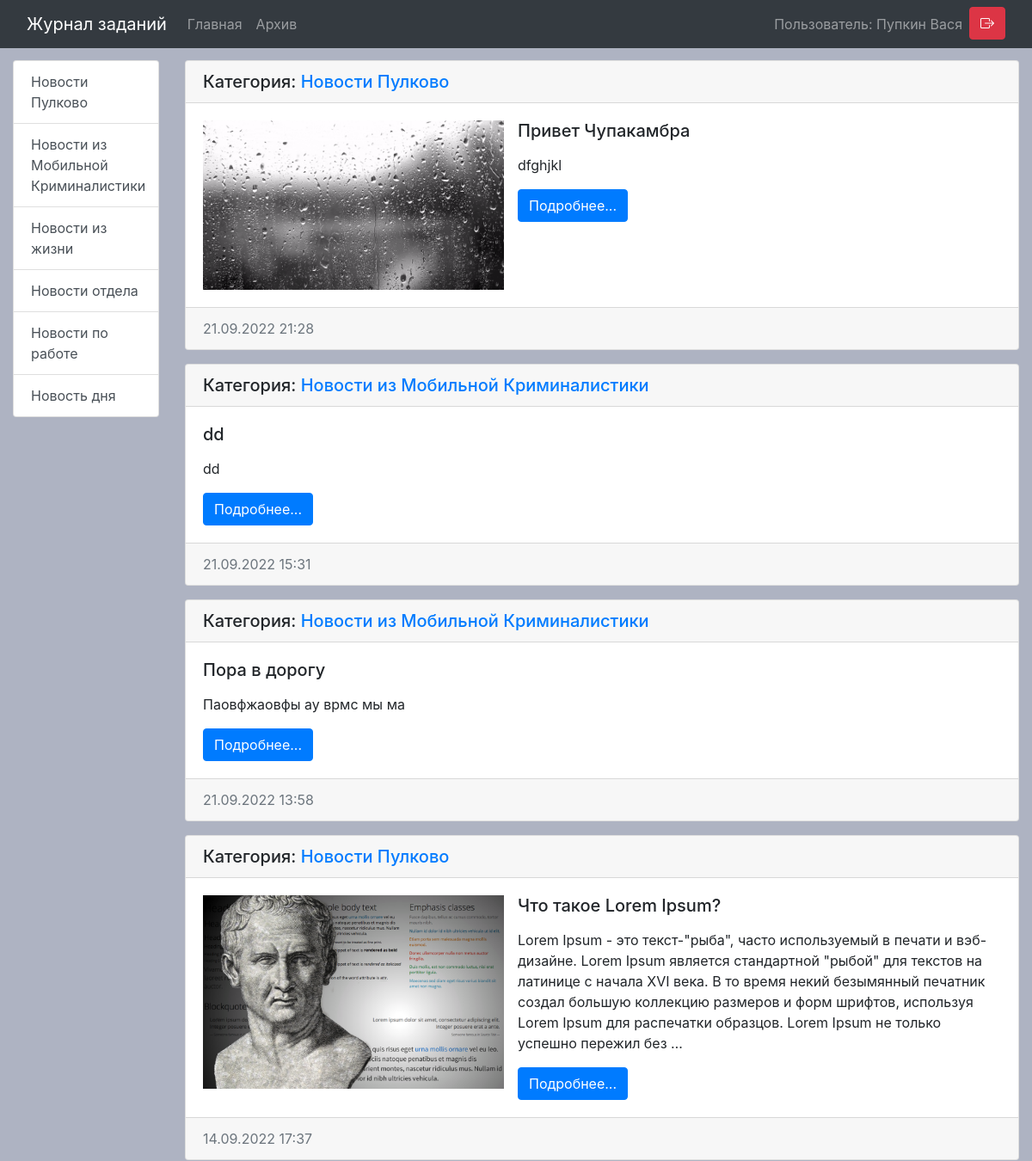
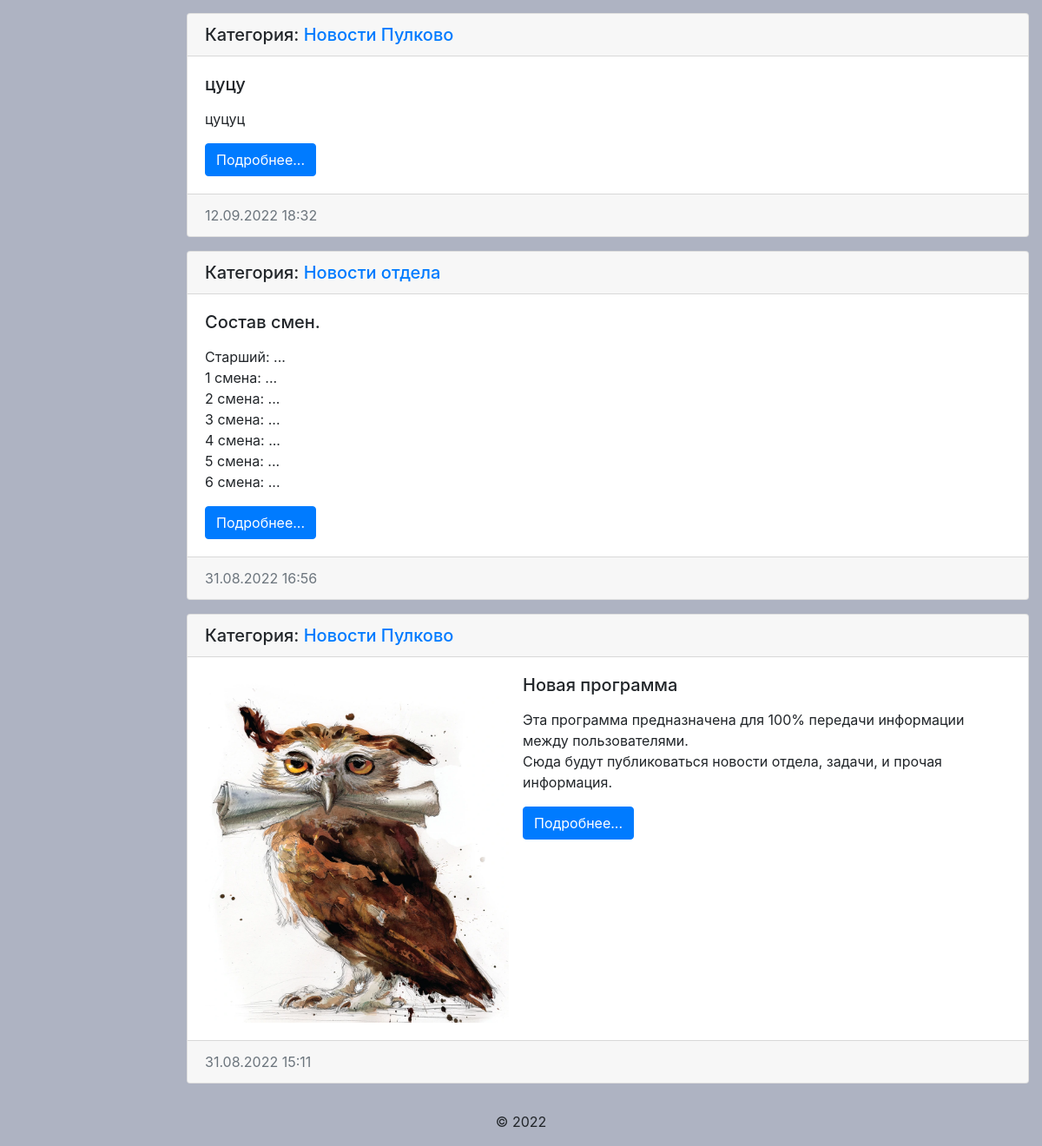
Screenshot of / (signed in) with the database file from the repository (2 pictures, top to bottom).
### news/models.py (models this page shows, shortened)
class Category(models.Model):
    title = models.CharField(max_length=100, db_index=True, verbose_name='Наименование категории')
    def get_absolute_url(self):
        return reverse('category', kwargs={"category_id": self.pk})
    class Meta:
        verbose_name = 'Категория'
        verbose_name_plural = 'Категориии'
        ordering = ['title']

class News(models.Model):
    title = models.CharField(max_length=150, verbose_name='Название')
    content = models.TextField(blank=True, verbose_name='Текст')
    created_at = models.DateTimeField(auto_now_add=True, verbose_name='Дата публикации')
    updated_at = models.DateTimeField(auto_now=True, verbose_name='Дата последнего обновлеия')
    photo = models.ImageField(upload_to='photos/%Y/%m/%d/', verbose_name='Заглавное изображение', blank=True)
    is_published = models.BooleanField(default=True, verbose_name='Опубликовано')
    category = models.ForeignKey('Category', on_delete=models.PROTECT, null=True, verbose_name='Категория')
    def get_absolute_url(self):
        return reverse('view_news', kwargs={"news_id": self.pk})
    def __str__(self):
        return self.title
    class Meta:
        verbose_name = 'Новость'
        verbose_name_plural = 'Новости'
        ordering = ['created_at']

### news/views.py (the view, shortened to what this page needs)
# urls.py: path('', index, name='home'),
@login_required
@permission_required('news.view_news')
def index(request):
    if request.user.groups.filter(name='Обычный пользователь').exists() == True:
        news_users = Marker.objects.filter(id_user=request.user)
        news_user_marker = news_users.filter(
            marker=True)  # <QuerySet [<Marker: Marker object (1)>, <Marker: Marker object (6)>, <Marker: Marker object (7)>]>
        news_user_id = []
        for id_news in news_user_marker:
            news_id = id_news.id_news  # тут получил имя каждой новости
            news_user_id.append(news_id)
        news = news_user_id
        news = News.objects.exclude(title__in=news)
        context = {
            'news': news,
            'title': 'Список новостей',
        }
        return render(request, template_name='news/index.html', context=context)
    return render(request, template_name='news/big_boss_panel.html', context=context)

### news/templatetags/news_tags.py (called while the page is built)
@register.inclusion_tag('news/list_categories.html')
def show_categories():
    categories = Category.objects.all()
    return {"categories": categories}

### news/templates/news/index.html (shortened to what this page needs)
{% extends 'base.html' %}
{% block sidebar %}
{% include 'inc/_sidebar.html' %}
{% endblock %}
{% block content %}
{% for item in news reversed %}
<div class="card mb-3">
    <h5 class="card-header">
        Категория: <a href="{{ item.category.get_absolute_url }}">{{ item.category.title }}</span></a>
    </h5>
    <div class="card-body">
        <div class="media">
            {% if item.photo %}
            <img src="{{ item.photo.url }}" alt="" width="350" class="mr-3">
            {% endif %}
            <div class="media-body">
                <h5 class="card-title">{{ item.title }}</h5>
                <p class="card-text">{{ item.content|linebreaks|truncatewords:50 }}</p>
                <a href="{{ item.get_absolute_url }}" class="btn btn-primary">Подробнее...</a>
            </div>
        </div>
    </div>
    <div class="card-footer text-muted">
        {{ item.created_at|date:"d.m.Y H:i" }}
    </div>
</div>
{% empty %}
<li>Упс, новостей нет</li>
{% endfor %}
{% endblock %}

### templates/inc/_nav.html (shortened to what this page needs)
<nav class="navbar fixed-top navbar-expand-lg navbar-dark bg-dark">
    <div class="container-fluid">
        <a class="navbar-brand" href="{% url 'home' %}">Журнал заданий</a>
        <div class="collapse navbar-collapse" id="navbarSupportedContent">
            <ul class="navbar-nav mr-auto">
                <li class="nav-item"><a class="nav-link" href="{% url 'home' %}">Главная</a></li>
                <li class="nav-item"><a class="nav-link" href="{% url 'archive_list' %}">Архив</a></li>
            </ul>
        </div>
        {% if user.is_authenticated %}
        <ul class="navbar-nav mr-auto">
            <li class="nav-item"><a class="nav-link"> Пользователь: {{ user.last_name}}{{" "}}{{ user.first_name }}</a></li>
            <li class="nav-item"><a class="btn btn-danger bi-box-arrow-right" title="Выход" href="{% url 'logout'%}"
                                    role="button"></a></li>
        </ul>
        {% endif %}
    </div>
</nav>

### news/templates/news/list_categories.html
<div class="list-group">
    {% for item_category in categories %}
    <a href="{{ item_category.get_absolute_url }}" class="list-group-item list-group-item-action">{{item_category.title}}</a>
    {% endfor %}
</div>

### mysite/static/css/style.css (style rules this page uses)
body { background-color: #aeb3c2; padding-top: 70px; }

### rows the page displays
Category: title "Новости Пулково"
Category: title "Новости из Мобильной Криминалистики"
Category: title "Новости из жизни"
Category: title "Новости отдела"
Category: title "Новости по работе"
Category: title "Новость дня"
News: category "Новости Пулково", photo (picture), title "Привет Чупакамбра", content "dfghjkl", created_at "21.09.2022 21:28"
News: category "Новости из Мобильной Криминалистики", title "dd", content "dd", created_at "21.09.2022 15:31"
News: category "Новости из Мобильной Криминалистики", title "Пора в дорогу", content "Паовфжаовфы ау врмс мы ма", created_at "21.09.2022 13:58"
News: category "Новости Пулково", photo (picture), title "Что такое Lorem Ipsum?", content "Lorem Ipsum - это текст-\"рыба\", часто используемый в печати и вэб-дизайне. Lorem Ipsum является стандартной \"рыбой\" для текстов на латинице с начала XVI века. В то время некий безымянный печатник создал большую коллекцию размеров и форм шрифтов, используя Lorem Ipsum для распечатки образцов. Lorem Ipsum не только успешно пережил без …", created_at "14.09.2022 17:37"
News: category "Новости Пулково", title "цуцу", content "цуцуц", created_at "12.09.2022 18:32"
News: category "Новости отдела", title "Состав смен.", content "Старший: ... 1 смена: ... 2 смена: ... 3 смена: ... 4 смена: ... 5 смена: ... 6 смена: ...", created_at "31.08.2022 16:56"
News: category "Новости Пулково", photo (picture), title "Новая программа", content "Эта программа предназначена для 100% передачи информации между пользователями. Сюда будут публиковаться новости отдела, задачи, и прочая информация.", created_at "31.08.2022 15:11"

### other values shown
{{ user.last_name }} "Пупкин"
{{ user.first_name }} "Вася"
